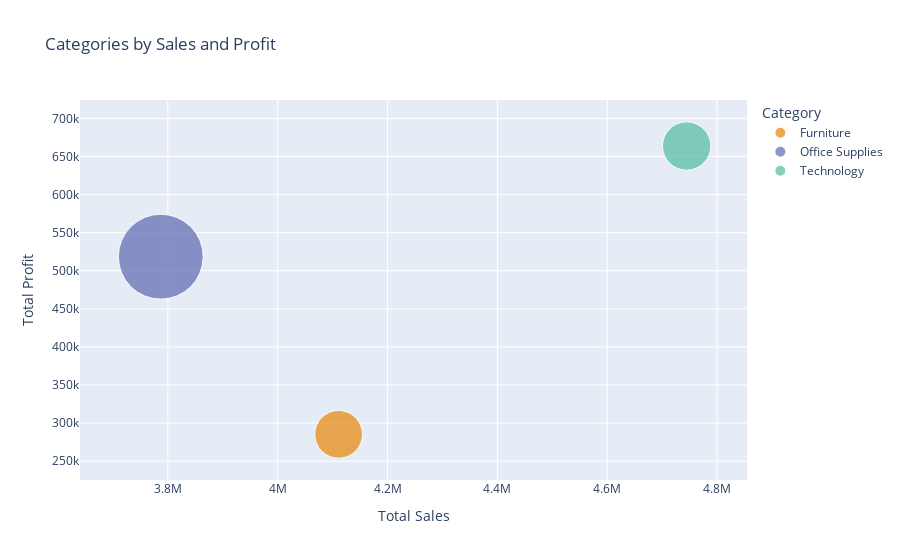

Notebook code cell kept with this figure:
### Markdown cell above
#### Sales and Profit By Cateogory

### Code cell
# Group by Category and calculate total Sales, Profit, and Order Count
category_sales_profit = df.groupby('Category').agg({'Sales': 'sum', 'Profit': 'sum', 'Order ID': 'count'}).reset_index()
category_sales_profit.rename(columns={'Order ID': 'Order Count'}, inplace=True)

fig = px.scatter(category_sales_profit, x='Sales', y='Profit', size='Order Count', color='Category',
                 hover_name='Category', title='Categories by Sales and Profit',
                 labels={'Sales': 'Total Sales', 'Profit': 'Total Profit', 'Order Count': 'Number of Orders'},
                 size_max=60, color_discrete_sequence=px.colors.qualitative.Vivid)

fig.show()

### Figure 1 — Plotly figure (JSON) as saved in the notebook; plotly's stock layout.template omitted (floating-point values rounded to 4 significant figures)
{"data": [{"hovertemplate": "<b>%{hovertext}</b><br><br>Category=Furniture<br>Total Sales=%{x}<br>Total Profit=%{y}<br>Number of Orders=%{marker.size}<extra></extra>", "hovertext": ["Furniture"], "legendgroup": "Furniture", "marker": {"color": "rgb(229, 134, 6)", "size": [9876], "sizemode": "area", "sizeref": 8.687, "symbol": "circle"}, "mode": "markers", "name": "Furniture", "orientation": "v", "showlegend": true, "type": "scatter", "x": [4111000.0], "xaxis": "x", "y": [285200.0], "yaxis": "y"}, {"hovertemplate": "<b>%{hovertext}</b><br><br>Category=Office Supplies<br>Total Sales=%{x}<br>Total Profit=%{y}<br>Number of Orders=%{marker.size}<extra></extra>", "hovertext": ["Office Supplies"], "legendgroup": "Office Supplies", "marker": {"color": "rgb(93, 105, 177)", "size": [31273], "sizemode": "area", "sizeref": 8.687, "symbol": "circle"}, "mode": "markers", "name": "Office Supplies", "orientation": "v", "showlegend": true, "type": "scatter", "x": [3787000.0], "xaxis": "x", "y": [518500.0], "yaxis": "y"}, {"hovertemplate": "<b>%{hovertext}</b><br><br>Category=Technology<br>Total Sales=%{x}<br>Total Profit=%{y}<br>Number of Orders=%{marker.size}<extra></extra>", "hovertext": ["Technology"], "legendgroup": "Technology", "marker": {"color": "rgb(82, 188, 163)", "size": [10141], "sizemode": "area", "sizeref": 8.687, "symbol": "circle"}, "mode": "markers", "name": "Technology", "orientation": "v", "showlegend": true, "type": "scatter", "x": [4745000.0], "xaxis": "x", "y": [663800.0], "yaxis": "y"}], "layout": {"legend": {"itemsizing": "constant", "title": {"text": "Category"}, "tracegroupgap": 0}, "title": {"text": "Categories by Sales and Profit"}, "xaxis": {"anchor": "y", "domain": [0, 1], "title": {"text": "Total Sales"}}, "yaxis": {"anchor": "x", "domain": [0, 1], "title": {"text": "Total Profit"}}}}
